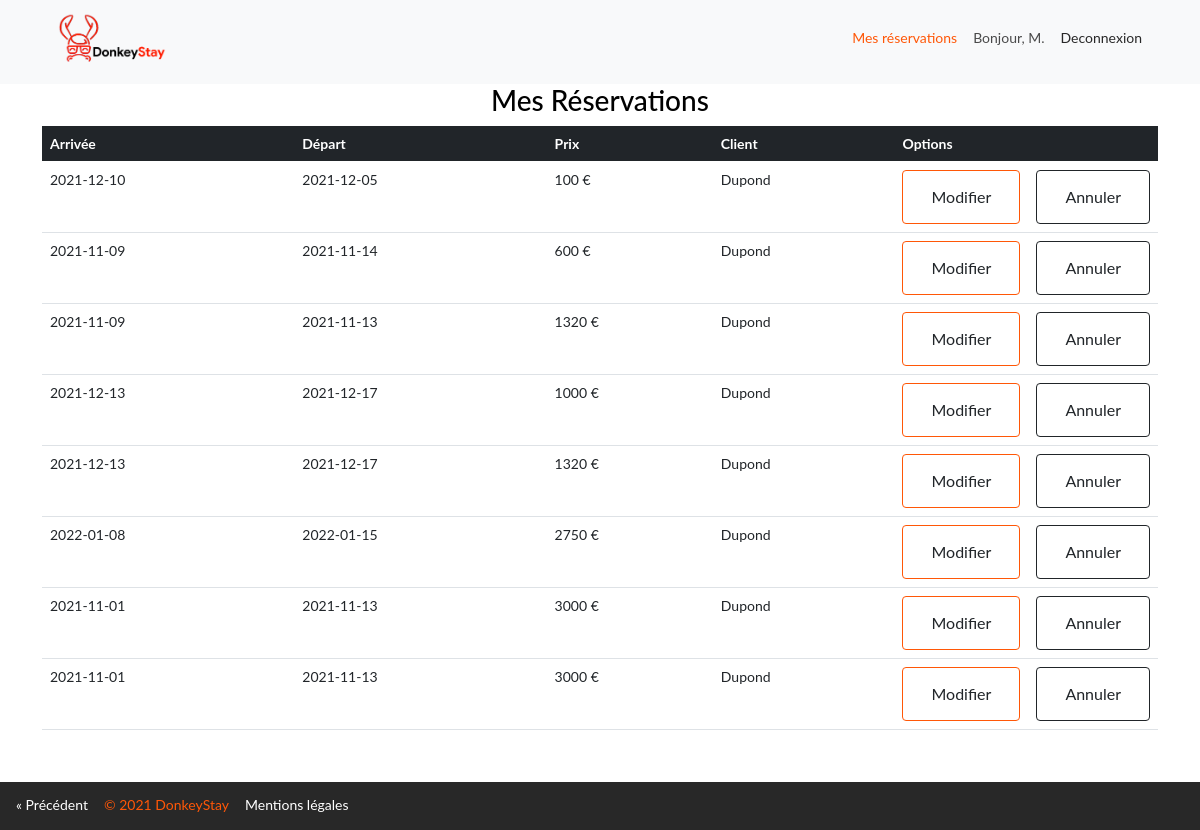
Screenshot of /user.php with the database file from the repository.
### tables this page shows
CREATE TABLE `booking` (
  `id` int NOT NULL AUTO_INCREMENT,
  `checkin` date NOT NULL,
  `checkout` date NOT NULL,
  `price` int DEFAULT NULL,
  `rental_id` int DEFAULT NULL,
  `client_id` int DEFAULT NULL,
  PRIMARY KEY (`id`),
  KEY `fk_logement` (`rental_id`),
  KEY `fk_client` (`client_id`),
  CONSTRAINT `fk_client` FOREIGN KEY (`client_id`) REFERENCES `client` (`id`),
  CONSTRAINT `fk_rental` FOREIGN KEY (`rental_id`) REFERENCES `rental` (`id`)
);

CREATE TABLE `client` (
  `id` int NOT NULL AUTO_INCREMENT,
  `lastname` varchar(45) NOT NULL,
  `firstname` varchar(45) NOT NULL,
  `password` varchar(45) NOT NULL,
  PRIMARY KEY (`id`)
);

### user.php (the view, shortened to what this page needs)
<?php
include 'db_conn.php';
?>
<!DOCTYPE html>
<html lang="en">
<head>
    <link href="https://cdn.jsdelivr.net/npm/bootstrap@5.0.2/dist/css/bootstrap.min.css" rel="stylesheet">
    <link href="/listing/style.css" rel="stylesheet">
</head>
<body>
    <nav class="navbar navbar-light bg-light">
        <div class="container">
            <a class="navbar-brand" href="/search.php">
            <img src="/uploads/logo.png" alt="" />
            </a>
        <div class="btn-group" role="group" aria-label="Basic example">
            <a href="user.php" class="booking">Mes réservations</a>
            <p class="hello">Bonjour, <?php echo "M. ". $_SESSION['lastname']?> </p>
            <a href="logout.php" class="logout">Deconnexion</a>
        </div>
        </div>
    </nav>
    <div>
        <h3 class="mes_reservations">Mes Réservations</h3>
    </div>
    <div class = "container col col-md-auto col-sm">
        <table class="table">
            <thead class="table-dark">
                <tr>
                <th scope="col col-md-auto col-sm">Arrivée</th>
                <th scope="col col-md-auto col-sm">Départ</th>
                <th scope="col col-md-auto col-sm">Prix</th>
                <th scope="col col-md-auto col-sm">Client</th>
                <th scope="col col-md-auto col-sm" colspan="2">Options</th>
                </tr>
            </thead>
            <?php
                $sql = "SELECT booking.id, checkin, checkout, booking.price, client_id, `lastname` FROM `booking` JOIN `rental` ON booking.rental_id = rental.id JOIN `client` ON booking.client_id = client.id";
                $result = mysqli_query($conn, $sql);
                if ($result) {
                    while ($row= mysqli_fetch_assoc($result)) {
                        $arr_date = $row['checkin'];
                        $dep_date = $row['checkout'];
                        $price = $row['price'];
                        $nom = $row['lastname'];
                        echo '<tr>
                                <td> '.$arr_date.' </td>
                                <td> '.$dep_date.'</td>
                                <td> '.$price.' €</td>
                                <td> '.$nom.' </td>
                                <td width=100px>
                                    <button class="btn btn-secondary"><a href="update.php?updateid='.$row['id'].'" class="text-dark">Modifier</a></button>
                                 </td>
                                 <td width=100px><button class="btn btn-outline-dark"><a href="delete.php?id='.$row['id'].'" class="text-dark">Annuler</a></button></td>
                            </tr>';
                    }
                }
            ?>
        </table>
    </div>
    <a href="javascript:history.go(-1)" class="previous">&laquo; Précédent</a>
    <footer>
        <div class=container-foo>
            <div>
                <a href="javascript:history.go(-1)" class="previous">&laquo; Précédent</a>
            </div>
            <div class=copyright>
                <p>© 2021 DonkeyStay</p>
            </div>
            <div>
                <a href="#" class="previous">Mentions légales</a>
            </div>
        </div>
    </footer>
</body>
</html>

### listing/style.css (style rules this page uses)
body { font-family: sans-serif; margin: 0; padding: 0; line-height: 1.4; color: #4a4a4a; }
h1, h2, h3, h4, h5, h6 { color: #000; }
.logout { color:grey; }
.mes_reservations { text-align: center; }
a { text-decoration: none; display: inline-block; padding: 8px 16px; }
.previous { color: white; }
img { display: block; width: 100%; }
.navbar-brand { width: 140px; height: 68px; }
.hello { margin-top: 8.4px; }
.logout { color: #282828; }
.booking { color: #ff5707; }
footer { background-color: #282828; bottom: 0; width: 100%; padding-top: 5px; position: unset; flex-shrink: 0; display: flex; color: #ff5707; }
.copyright { margin-top:8px; }
.container-foo { display: inline-flex; }
body { font-family: "Lato", "Arial", "Helvetica Neue", sans-serif; font-weight: 400; font-size: 14px; }
.btn-secondary { color: #fff; background-color: transparent; border-color: #ff5707; }

### rows the page displays
booking: checkin "2021-12-10", checkout "2021-12-05", price "100", client.lastname "Dupond"
booking: checkin "2021-11-09", checkout "2021-11-14", price "600", client.lastname "Dupond"
booking: checkin "2021-11-09", checkout "2021-11-13", price "1320", client.lastname "Dupond"
booking: checkin "2021-12-13", checkout "2021-12-17", price "1000", client.lastname "Dupond"
booking: checkin "2021-12-13", checkout "2021-12-17", price "1320", client.lastname "Dupond"
booking: checkin "2022-01-08", checkout "2022-01-15", price "2750", client.lastname "Dupond"
booking: checkin "2021-11-01", checkout "2021-11-13", price "3000", client.lastname "Dupond"
booking: checkin "2021-11-01", checkout "2021-11-13", price "3000", client.lastname "Dupond"
